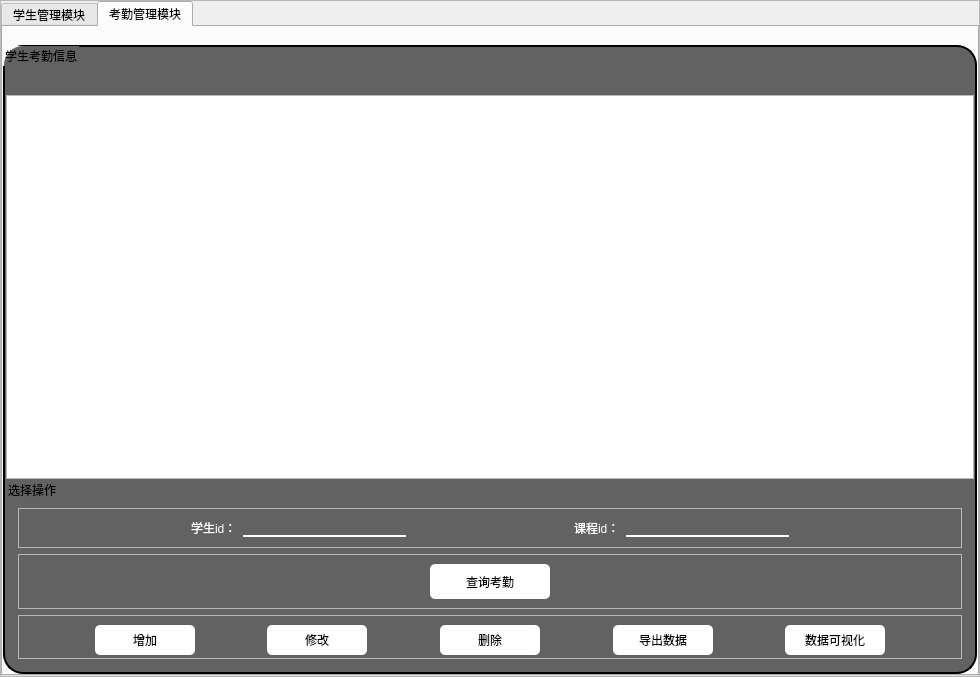
<?xml version="1.0" encoding="UTF-8"?>
<ui version="4.0">
 <class>Form</class>
 <widget class="QWidget" name="Form">
  <property name="geometry">
   <rect>
    <x>0</x>
    <y>0</y>
    <width>980</width>
    <height>677</height>
   </rect>
  </property>
  <property name="windowTitle">
   <string>Form</string>
  </property>
  <layout class="QVBoxLayout" name="verticalLayout">
   <property name="spacing">
    <number>0</number>
   </property>
   <property name="leftMargin">
    <number>0</number>
   </property>
   <property name="topMargin">
    <number>0</number>
   </property>
   <property name="rightMargin">
    <number>0</number>
   </property>
   <property name="bottomMargin">
    <number>0</number>
   </property>
   <item>
    <widget class="QFrame" name="frame">
     <property name="frameShape">
      <enum>QFrame::StyledPanel</enum>
     </property>
     <property name="frameShadow">
      <enum>QFrame::Raised</enum>
     </property>
     <layout class="QHBoxLayout" name="horizontalLayout">
      <property name="spacing">
       <number>0</number>
      </property>
      <property name="leftMargin">
       <number>0</number>
      </property>
      <property name="topMargin">
       <number>0</number>
      </property>
      <property name="rightMargin">
       <number>0</number>
      </property>
      <property name="bottomMargin">
       <number>0</number>
      </property>
      <item>
       <widget class="QTabWidget" name="tabWidget">
        <property name="styleSheet">
         <string notr="true"/>
        </property>
        <property name="currentIndex">
         <number>1</number>
        </property>
        <property name="elideMode">
         <enum>Qt::ElideLeft</enum>
        </property>
        <widget class="QWidget" name="tab">
         <property name="styleSheet">
          <string notr="true">font: 63 14pt &quot;阿里妈妈方圆体 VF SemiBold&quot;;</string>
         </property>
         <attribute name="title">
          <string>学生管理模块</string>
         </attribute>
         <layout class="QHBoxLayout" name="horizontalLayout_2">
          <property name="spacing">
           <number>0</number>
          </property>
          <property name="leftMargin">
           <number>0</number>
          </property>
          <property name="topMargin">
           <number>18</number>
          </property>
          <property name="rightMargin">
           <number>0</number>
          </property>
          <property name="bottomMargin">
           <number>0</number>
          </property>
          <item>
           <widget class="QGroupBox" name="groupBox">
            <property name="styleSheet">
             <string notr="true">.QGroupBox#groupBox{
font: 63 14pt &quot;阿里妈妈方圆体 VF SemiBold&quot;;
border: 2px solid black;
border-radius: 20;
	background-color: rgba(0, 0, 0, 155);
}</string>
            </property>
            <property name="title">
             <string>学生基本信息</string>
            </property>
            <layout class="QVBoxLayout" name="verticalLayout_4" stretch="3,1">
             <property name="spacing">
              <number>0</number>
             </property>
             <property name="leftMargin">
              <number>0</number>
             </property>
             <property name="topMargin">
              <number>30</number>
             </property>
             <property name="rightMargin">
              <number>0</number>
             </property>
             <property name="bottomMargin">
              <number>0</number>
             </property>
             <item>
              <widget class="QTableView" name="tableView"/>
             </item>
             <item>
              <widget class="QGroupBox" name="groupBox_3">
               <property name="styleSheet">
                <string notr="true">.QGroupBox{font: 63 12pt &quot;阿里妈妈方圆体 VF SemiBold&quot;;
	border: 0px;
	border-top-left-radius: 0px; 	
	border-top-right-radius: 0px;
 	border-bottom-left-radius: 10px;
	border-bottom-right-radius: 10px;
	border-color: rgb(255, 255, 255);
}</string>
               </property>
               <property name="title">
                <string>请输入查询学生的学号</string>
               </property>
               <layout class="QHBoxLayout" name="horizontalLayout_8">
                <item>
                 <widget class="QFrame" name="frame_5">
                  <property name="frameShape">
                   <enum>QFrame::StyledPanel</enum>
                  </property>
                  <property name="frameShadow">
                   <enum>QFrame::Raised</enum>
                  </property>
                  <layout class="QHBoxLayout" name="horizontalLayout_7">
                   <item>
                    <spacer name="horizontalSpacer_12">
                     <property name="orientation">
                      <enum>Qt::Horizontal</enum>
                     </property>
                     <property name="sizeHint" stdset="0">
                      <size>
                       <width>40</width>
                       <height>20</height>
                      </size>
                     </property>
                    </spacer>
                   </item>
                   <item>
                    <widget class="QLabel" name="label_3">
                     <property name="styleSheet">
                      <string notr="true">color: rgb(255, 255, 255);</string>
                     </property>
                     <property name="text">
                      <string>学生ID：</string>
                     </property>
                    </widget>
                   </item>
                   <item>
                    <widget class="QLineEdit" name="lineEdit">
                     <property name="styleSheet">
                      <string notr="true"> background-color: transparent;  
      border: none; 
                border-bottom: 2px solid rgb(255, 255, 255);
</string>
                     </property>
                     <property name="alignment">
                      <set>Qt::AlignCenter</set>
                     </property>
                    </widget>
                   </item>
                   <item>
                    <spacer name="horizontalSpacer_13">
                     <property name="orientation">
                      <enum>Qt::Horizontal</enum>
                     </property>
                     <property name="sizeType">
                      <enum>QSizePolicy::Fixed</enum>
                     </property>
                     <property name="sizeHint" stdset="0">
                      <size>
                       <width>20</width>
                       <height>20</height>
                      </size>
                     </property>
                    </spacer>
                   </item>
                   <item>
                    <widget class="QPushButton" name="pushButton">
                     <property name="minimumSize">
                      <size>
                       <width>100</width>
                       <height>30</height>
                      </size>
                     </property>
                     <property name="styleSheet">
                      <string notr="true">
 .QPushButton {  
font: 63 10pt &quot;阿里妈妈方圆体 VF SemiBold&quot;;
 background-color: white; 
border-radius:5;
          
            }  
            .QPushButton:hover {  
                background-color: lightblue;

            }  </string>
                     </property>
                     <property name="text">
                      <string>查询</string>
                     </property>
                    </widget>
                   </item>
                   <item>
                    <spacer name="horizontalSpacer_14">
                     <property name="orientation">
                      <enum>Qt::Horizontal</enum>
                     </property>
                     <property name="sizeType">
                      <enum>QSizePolicy::Fixed</enum>
                     </property>
                     <property name="sizeHint" stdset="0">
                      <size>
                       <width>20</width>
                       <height>20</height>
                      </size>
                     </property>
                    </spacer>
                   </item>
                   <item>
                    <widget class="QPushButton" name="pushButton_2">
                     <property name="minimumSize">
                      <size>
                       <width>100</width>
                       <height>30</height>
                      </size>
                     </property>
                     <property name="styleSheet">
                      <string notr="true">
 .QPushButton {  
font: 63 10pt &quot;阿里妈妈方圆体 VF SemiBold&quot;;
 background-color: white; 
border-radius:5;
          
            }  
            .QPushButton:hover {  
                background-color: lightblue;

            }  </string>
                     </property>
                     <property name="text">
                      <string>导出数据</string>
                     </property>
                    </widget>
                   </item>
                   <item>
                    <spacer name="horizontalSpacer_15">
                     <property name="orientation">
                      <enum>Qt::Horizontal</enum>
                     </property>
                     <property name="sizeHint" stdset="0">
                      <size>
                       <width>40</width>
                       <height>20</height>
                      </size>
                     </property>
                    </spacer>
                   </item>
                  </layout>
                 </widget>
                </item>
               </layout>
              </widget>
             </item>
            </layout>
           </widget>
          </item>
         </layout>
        </widget>
        <widget class="QWidget" name="tab_2">
         <attribute name="title">
          <string>考勤管理模块</string>
         </attribute>
         <layout class="QHBoxLayout" name="horizontalLayout_3" stretch="0">
          <property name="spacing">
           <number>0</number>
          </property>
          <property name="leftMargin">
           <number>0</number>
          </property>
          <property name="topMargin">
           <number>18</number>
          </property>
          <property name="rightMargin">
           <number>0</number>
          </property>
          <property name="bottomMargin">
           <number>0</number>
          </property>
          <item>
           <widget class="QGroupBox" name="groupBox_2">
            <property name="styleSheet">
             <string notr="true">.QGroupBox#groupBox_2{
font: 63 14pt &quot;阿里妈妈方圆体 VF SemiBold&quot;;
border: 2px solid black;
border-radius: 20;
	background-color: rgba(0, 0, 0, 155);
}</string>
            </property>
            <property name="title">
             <string>学生考勤信息</string>
            </property>
            <layout class="QVBoxLayout" name="verticalLayout_5" stretch="2,1">
             <property name="spacing">
              <number>0</number>
             </property>
             <property name="leftMargin">
              <number>0</number>
             </property>
             <property name="topMargin">
              <number>30</number>
             </property>
             <property name="rightMargin">
              <number>0</number>
             </property>
             <property name="bottomMargin">
              <number>0</number>
             </property>
             <item>
              <widget class="QTableView" name="tableView_2">
               <property name="styleSheet">
                <string notr="true">font: 63 9pt &quot;阿里妈妈方圆体 VF SemiBold&quot;;</string>
               </property>
              </widget>
             </item>
             <item>
              <widget class="QGroupBox" name="groupBox_5">
               <property name="styleSheet">
                <string notr="true">.QGroupBox{font: 63 12pt &quot;阿里妈妈方圆体 VF SemiBold&quot;;
	border: 0px;
	border-top-left-radius: 0px; 	
	border-top-right-radius: 0px;
 	border-bottom-left-radius: 10px;
	border-bottom-right-radius: 10px;
	border-color: rgb(255, 255, 255);
}</string>
               </property>
               <property name="title">
                <string>选择操作</string>
               </property>
               <layout class="QVBoxLayout" name="verticalLayout_3">
                <item>
                 <widget class="QFrame" name="frame_4">
                  <property name="frameShape">
                   <enum>QFrame::StyledPanel</enum>
                  </property>
                  <property name="frameShadow">
                   <enum>QFrame::Raised</enum>
                  </property>
                  <layout class="QHBoxLayout" name="horizontalLayout_5">
                   <item>
                    <spacer name="horizontalSpacer_9">
                     <property name="orientation">
                      <enum>Qt::Horizontal</enum>
                     </property>
                     <property name="sizeHint" stdset="0">
                      <size>
                       <width>40</width>
                       <height>20</height>
                      </size>
                     </property>
                    </spacer>
                   </item>
                   <item>
                    <widget class="QLabel" name="label">
                     <property name="styleSheet">
                      <string notr="true">font: 63 12pt &quot;阿里妈妈方圆体 VF SemiBold&quot;;
color: rgb(255, 255, 255);</string>
                     </property>
                     <property name="text">
                      <string>学生id：</string>
                     </property>
                    </widget>
                   </item>
                   <item>
                    <widget class="QLineEdit" name="lineEdit_2">
                     <property name="styleSheet">
                      <string notr="true"> background-color: transparent;  
      border: none; 
                border-bottom: 2px solid rgb(255, 255, 255);
</string>
                     </property>
                     <property name="alignment">
                      <set>Qt::AlignCenter</set>
                     </property>
                    </widget>
                   </item>
                   <item>
                    <spacer name="horizontalSpacer_10">
                     <property name="orientation">
                      <enum>Qt::Horizontal</enum>
                     </property>
                     <property name="sizeHint" stdset="0">
                      <size>
                       <width>40</width>
                       <height>20</height>
                      </size>
                     </property>
                    </spacer>
                   </item>
                   <item>
                    <widget class="QLabel" name="label_2">
                     <property name="styleSheet">
                      <string notr="true">font: 63 12pt &quot;阿里妈妈方圆体 VF SemiBold&quot;;
color: rgb(255, 255, 255);</string>
                     </property>
                     <property name="text">
                      <string>课程id：</string>
                     </property>
                    </widget>
                   </item>
                   <item>
                    <widget class="QLineEdit" name="lineEdit_3">
                     <property name="styleSheet">
                      <string notr="true"> background-color: transparent;  
      border: none; 
                border-bottom: 2px solid rgb(255, 255, 255);
</string>
                     </property>
                     <property name="alignment">
                      <set>Qt::AlignCenter</set>
                     </property>
                    </widget>
                   </item>
                   <item>
                    <spacer name="horizontalSpacer_11">
                     <property name="orientation">
                      <enum>Qt::Horizontal</enum>
                     </property>
                     <property name="sizeHint" stdset="0">
                      <size>
                       <width>40</width>
                       <height>20</height>
                      </size>
                     </property>
                    </spacer>
                   </item>
                  </layout>
                 </widget>
                </item>
                <item>
                 <widget class="QFrame" name="frame_3">
                  <property name="frameShape">
                   <enum>QFrame::StyledPanel</enum>
                  </property>
                  <property name="frameShadow">
                   <enum>QFrame::Raised</enum>
                  </property>
                  <layout class="QHBoxLayout" name="horizontalLayout_6">
                   <item>
                    <spacer name="horizontalSpacer_7">
                     <property name="orientation">
                      <enum>Qt::Horizontal</enum>
                     </property>
                     <property name="sizeHint" stdset="0">
                      <size>
                       <width>40</width>
                       <height>20</height>
                      </size>
                     </property>
                    </spacer>
                   </item>
                   <item>
                    <widget class="QPushButton" name="pushButton_3">
                     <property name="minimumSize">
                      <size>
                       <width>120</width>
                       <height>35</height>
                      </size>
                     </property>
                     <property name="styleSheet">
                      <string notr="true">
 .QPushButton {  
font: 63 10pt &quot;阿里妈妈方圆体 VF SemiBold&quot;;
 background-color: white; 
border-radius:5;
          
            }  
            .QPushButton:hover {  
                background-color: lightblue;

            }  </string>
                     </property>
                     <property name="text">
                      <string>查询考勤</string>
                     </property>
                    </widget>
                   </item>
                   <item>
                    <spacer name="horizontalSpacer_8">
                     <property name="orientation">
                      <enum>Qt::Horizontal</enum>
                     </property>
                     <property name="sizeHint" stdset="0">
                      <size>
                       <width>40</width>
                       <height>20</height>
                      </size>
                     </property>
                    </spacer>
                   </item>
                  </layout>
                 </widget>
                </item>
                <item>
                 <widget class="QFrame" name="frame_2">
                  <property name="minimumSize">
                   <size>
                    <width>100</width>
                    <height>30</height>
                   </size>
                  </property>
                  <property name="frameShape">
                   <enum>QFrame::StyledPanel</enum>
                  </property>
                  <property name="frameShadow">
                   <enum>QFrame::Raised</enum>
                  </property>
                  <layout class="QHBoxLayout" name="horizontalLayout_4">
                   <item>
                    <spacer name="horizontalSpacer">
                     <property name="orientation">
                      <enum>Qt::Horizontal</enum>
                     </property>
                     <property name="sizeHint" stdset="0">
                      <size>
                       <width>59</width>
                       <height>20</height>
                      </size>
                     </property>
                    </spacer>
                   </item>
                   <item>
                    <widget class="QPushButton" name="pushButton_6">
                     <property name="minimumSize">
                      <size>
                       <width>100</width>
                       <height>30</height>
                      </size>
                     </property>
                     <property name="styleSheet">
                      <string notr="true">
 .QPushButton {  
font: 63 10pt &quot;阿里妈妈方圆体 VF SemiBold&quot;;
 background-color: white; 
border-radius:5;
          
            }  
            .QPushButton:hover {  
                background-color: lightblue;

            }  </string>
                     </property>
                     <property name="text">
                      <string>增加</string>
                     </property>
                    </widget>
                   </item>
                   <item>
                    <spacer name="horizontalSpacer_2">
                     <property name="orientation">
                      <enum>Qt::Horizontal</enum>
                     </property>
                     <property name="sizeHint" stdset="0">
                      <size>
                       <width>58</width>
                       <height>20</height>
                      </size>
                     </property>
                    </spacer>
                   </item>
                   <item>
                    <widget class="QPushButton" name="pushButton_5">
                     <property name="minimumSize">
                      <size>
                       <width>100</width>
                       <height>30</height>
                      </size>
                     </property>
                     <property name="styleSheet">
                      <string notr="true">
 .QPushButton {  
font: 63 10pt &quot;阿里妈妈方圆体 VF SemiBold&quot;;
 background-color: white; 
border-radius:5;
          
            }  
            .QPushButton:hover {  
                background-color: lightblue;

            }  </string>
                     </property>
                     <property name="text">
                      <string>修改</string>
                     </property>
                    </widget>
                   </item>
                   <item>
                    <spacer name="horizontalSpacer_3">
                     <property name="orientation">
                      <enum>Qt::Horizontal</enum>
                     </property>
                     <property name="sizeHint" stdset="0">
                      <size>
                       <width>59</width>
                       <height>20</height>
                      </size>
                     </property>
                    </spacer>
                   </item>
                   <item>
                    <widget class="QPushButton" name="pushButton_4">
                     <property name="minimumSize">
                      <size>
                       <width>100</width>
                       <height>30</height>
                      </size>
                     </property>
                     <property name="styleSheet">
                      <string notr="true">
 .QPushButton {  
font: 63 10pt &quot;阿里妈妈方圆体 VF SemiBold&quot;;
 background-color: white; 
border-radius:5;
          
            }  
            .QPushButton:hover {  
                background-color: #c8583b;

            }  </string>
                     </property>
                     <property name="text">
                      <string>删除</string>
                     </property>
                    </widget>
                   </item>
                   <item>
                    <spacer name="horizontalSpacer_4">
                     <property name="orientation">
                      <enum>Qt::Horizontal</enum>
                     </property>
                     <property name="sizeHint" stdset="0">
                      <size>
                       <width>59</width>
                       <height>20</height>
                      </size>
                     </property>
                    </spacer>
                   </item>
                   <item>
                    <widget class="QPushButton" name="pushButton_7">
                     <property name="minimumSize">
                      <size>
                       <width>100</width>
                       <height>30</height>
                      </size>
                     </property>
                     <property name="styleSheet">
                      <string notr="true">
 .QPushButton {  
font: 63 10pt &quot;阿里妈妈方圆体 VF SemiBold&quot;;
 background-color: white; 
border-radius:5;
          
            }  
            .QPushButton:hover {  
                background-color: lightblue;

            }  </string>
                     </property>
                     <property name="text">
                      <string>导出数据</string>
                     </property>
                    </widget>
                   </item>
                   <item>
                    <spacer name="horizontalSpacer_5">
                     <property name="orientation">
                      <enum>Qt::Horizontal</enum>
                     </property>
                     <property name="sizeHint" stdset="0">
                      <size>
                       <width>58</width>
                       <height>20</height>
                      </size>
                     </property>
                    </spacer>
                   </item>
                   <item>
                    <widget class="QPushButton" name="pushButton_8">
                     <property name="minimumSize">
                      <size>
                       <width>100</width>
                       <height>30</height>
                      </size>
                     </property>
                     <property name="styleSheet">
                      <string notr="true">
 .QPushButton {  
font: 63 10pt &quot;阿里妈妈方圆体 VF SemiBold&quot;;
 background-color: white; 
border-radius:5;
          
            }  
            .QPushButton:hover {  
                background-color: lightblue;

            }  </string>
                     </property>
                     <property name="text">
                      <string>数据可视化</string>
                     </property>
                    </widget>
                   </item>
                   <item>
                    <spacer name="horizontalSpacer_6">
                     <property name="orientation">
                      <enum>Qt::Horizontal</enum>
                     </property>
                     <property name="sizeHint" stdset="0">
                      <size>
                       <width>59</width>
                       <height>20</height>
                      </size>
                     </property>
                    </spacer>
                   </item>
                  </layout>
                 </widget>
                </item>
               </layout>
              </widget>
             </item>
            </layout>
           </widget>
          </item>
         </layout>
        </widget>
       </widget>
      </item>
     </layout>
    </widget>
   </item>
  </layout>
 </widget>
 <resources/>
 <connections/>
</ui>
